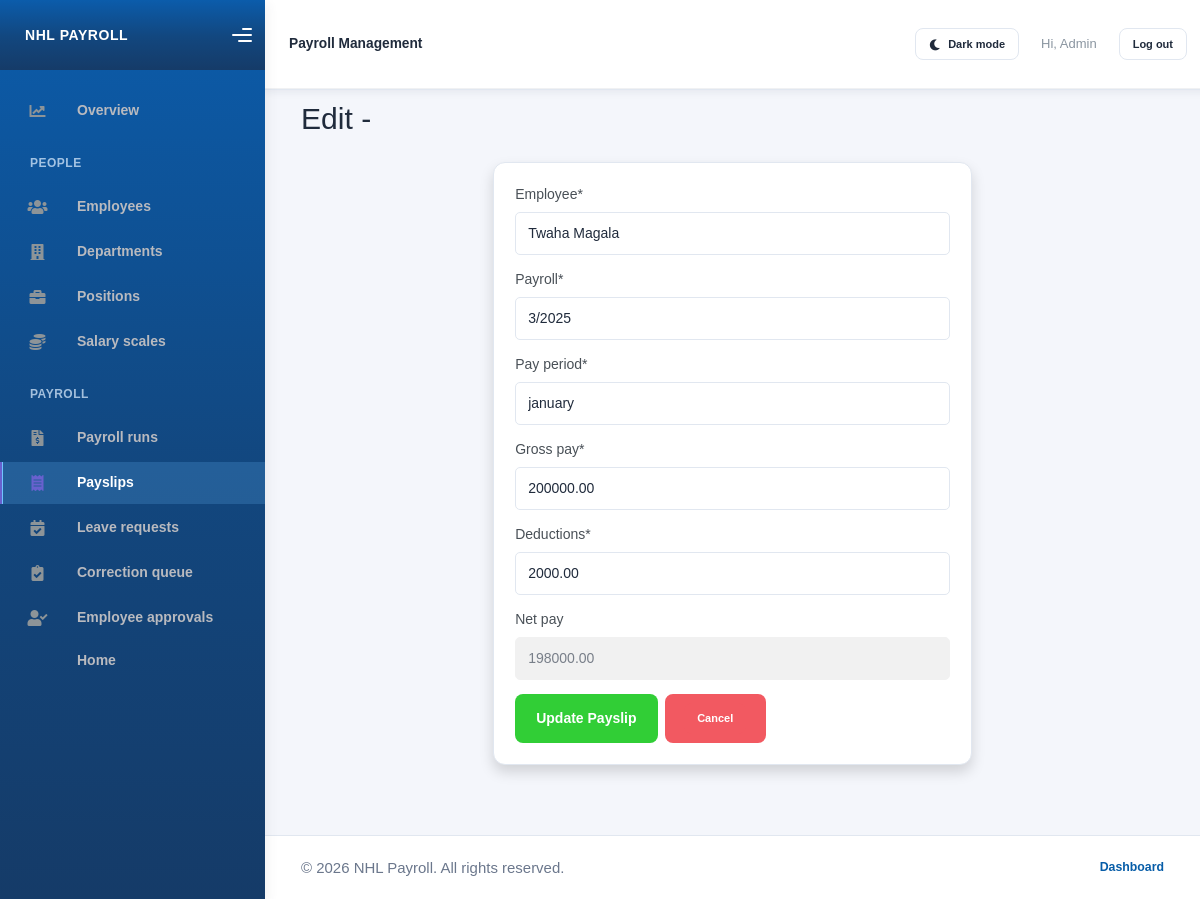
Screenshot of /edit_payslip/1/ (signed in) with the database file from the repository.
### payroll/models.py (models this page shows, shortened)
class Payslip(models.Model):
    employee = models.ForeignKey(Employee,  on_delete=models.CASCADE)
    payroll = models.ForeignKey(Payroll,  on_delete=models.CASCADE)
    pay_period = models.CharField(max_length=50)
    gross_pay = models.DecimalField(
        max_digits=10, decimal_places=2, validators=[MinValueValidator(0)]
    )
    deductions = models.DecimalField(
        max_digits=10, decimal_places=2, validators=[MinValueValidator(0)]
    )
    net_pay =models.DecimalField(max_digits=10,decimal_places=2,blank=True,null=True)
    class Meta:
        constraints = [
            models.CheckConstraint(
                condition=Q(gross_pay__gte=0),
                name="payslip_gross_pay_nonnegative",
            ),
            models.CheckConstraint(
                condition=Q(deductions__gte=0),
                name="payslip_deductions_nonnegative",
            ),
            models.CheckConstraint(
                condition=Q(deductions__lte=models.F("gross_pay")),
                name="payslip_deductions_lte_gross_pay",
            ),
        ]

### payroll/views.py (the view)
# urls.py: path('edit_payslip/<int:payslip_id>/',edit_payslip_view, name = "edit_payslip_page"),
@staff_member_required(login_url="login")
def edit_payslip_view(request,payslip_id):
    payslip = get_object_or_404(Payslip, id=payslip_id)
    if request.method == "POST":
        payslip_form = PayslipForm(request.POST,instance = payslip)
        if payslip_form.is_valid():
            payslip_form.save()
            message = "Changes Saved Succesfully"
            return redirect('add_payslip_page')
        else:
            message = "invalid input provided"
    else:
        payslip_form = PayslipForm(instance = payslip)
    context = {
        'form':payslip_form,
        'payroll': payslip
    }
    return render(request,'edit_payslip.html',context)

### payroll/forms.py
class PayslipForm(ModelForm):
    class Meta:
        model = Payslip
        fields ='__all__'
        widgets = {
            'net_pay':forms.NumberInput(attrs={'readonly':'readonly'})
        }

### payroll/models.py (called while the page is built)
    def __str__(self):
        return f"{self.First_name} {self.last_name}"

    def __str__(self):
        return f"{self.month}/{self.year}"

### payroll/templates/edit_payslip.html (shortened to what this page needs)
{% extends "./base.html" %}
{% load crispy_forms_tags %}
{% block content %}
    <h1 class="mb-3"> Edit -{{payslip.pay_period}} {{payslip.gross_pay}}</h1>
    <div class = "container mt-4">
        <div class = "row justify-content-center">
            <div class = "col-md-7">
                <div class = "card shadow p-4">
        <form method = "POST">
            {{form|crispy}}
            <div class="d-flex gap-2 mt-3">
            <button type="submit" class = "btn btn-success px-4">Update Payslip </button>
            <button type="button" class = "btn btn-danger">
            <a href="/add_payslip/"class='btn btn-sm btn-danger'>Cancel</a>
            </div>
        </form>
        </div>
    </div>
    </div>
    </div>
{% endblock content %}

### payroll/templates/base.html (shortened to what this page needs)
 <!DOCTYPE html>
<html>
    {%load static%}
    {% load crispy_forms_tags %}
<head>
    <link rel="stylesheet" href="{% static 'Kaiadmin/assets/css/bootstrap.min.css' %}">
    <link rel="stylesheet" href="{% static 'Kaiadmin/assets/css/plugins.min.css' %}">
    <link rel="stylesheet" href="{% static 'Kaiadmin/assets/css/kaiadmin.min.css' %}">
    <link rel="stylesheet" href="{% static 'Kaiadmin/assets/css/fonts.min.css' %}">
</head>
<body>
    <div class="wrapper">
        {% if user.is_authenticated %}
        <aside class="sidebar{% if not user.is_staff %} employee-sidebar{% endif %}" data-background-color="dark">
            <div class="sidebar-logo">
                <div class="logo-header" data-background-color="dark">
                    <a class="logo payroll-brand" href="{% if user.is_staff %}{% url 'dashboard_page' %}{% else %}{% url 'home_page' %}{% endif %}">NHL PAYROLL</a>
                    <div class="nav-toggle">
                        <button class="btn btn-toggle toggle-sidebar" type="button" aria-label="Toggle sidebar">
                            <i class="gg-menu-right"></i>
                        </button>
                    </div>
                </div>
            </div>
            <div class="sidebar-wrapper scrollbar scrollbar-inner">
                <div class="sidebar-content">
                    {% if user.is_staff %}
                    <ul class="nav nav-secondary">
                        <li class="nav-item {% if request.resolver_match.url_name == 'dashboard_page' %}active{% endif %}">
                            <a class="payroll-nav-link" href="{% url 'dashboard_page' %}"><i class="fas fa-chart-line"></i><p>Overview</p></a>
                        </li>
                        <li class="nav-section"><span class="sidebar-mini-icon"></span><h4 class="text-section">People</h4></li>
                        <li class="nav-item {% if 'employee' in request.path %}active{% endif %}"><a class="payroll-nav-link" href="{% url 'add_employee_page' %}"><i class="fas fa-users"></i><p>Employees</p></a></li>
                        <li class="nav-item {% if 'department' in request.path %}active{% endif %}"><a class="payroll-nav-link" href="{% url 'add_department_page' %}"><i class="fas fa-building"></i><p>Departments</p></a></li>
                        <li class="nav-item {% if 'position' in request.path %}active{% endif %}"><a class="payroll-nav-link" href="{% url 'add_position_page' %}"><i class="fas fa-briefcase"></i><p>Positions</p></a></li>
                        <li class="nav-item {% if 'salary_scale' in request.path %}active{% endif %}"><a class="payroll-nav-link" href="{% url 'add_salary_scale_page' %}"><i class="fas fa-coins"></i><p>Salary scales</p></a></li>
                        <li class="nav-section"><span class="sidebar-mini-icon"></span><h4 class="text-section">Payroll</h4></li>
                        <li class="nav-item {% if 'payroll' in request.path %}active{% endif %}"><a class="payroll-nav-link" href="{% url 'add_payroll_page' %}"><i class="fas fa-file-invoice-dollar"></i><p>Payroll runs</p></a></li>
                        <li class="nav-item {% if 'payslip' in request.path %}active{% endif %}"><a class="payroll-nav-link" href="{% url 'add_payslip_page' %}"><i class="fas fa-receipt"></i><p>Payslips</p></a></li>
                        <li class="nav-item {% if 'staff/leave-requests' in request.path %}active{% endif %}"><a class="payroll-nav-link" href="{% url 'staff_leave_requests_page' %}"><i class="fas fa-calendar-check"></i><p>Leave requests</p></a></li>
                        <li class="nav-item {% if 'staff/payroll-requests' in request.path %}active{% endif %}"><a class="payroll-nav-link" href="{% url 'staff_payroll_requests_page' %}"><i class="fas fa-clipboard-check"></i><p>Correction queue</p></a></li>
                        <li class="nav-item {% if 'staff/employee-data-requests' in request.path %}active{% endif %}"><a class="payroll-nav-link" href="{% url 'staff_employee_data_requests_page' %}"><i class="fas fa-user-check"></i><p>Employee approvals</p></a></li>
                        <li class="nav-item {% if request.resolver_match.url_name == 'home_page' %}active{% endif %}"><a class="payroll-nav-link" href="{% url 'home_page' %}"><p>Home</p></a></li>
                    </ul>
                    {% endif %}
                </div>
            </div>
        </aside>
        {% endif %}
        {% if user.is_authenticated %}
        <button class="mobile-nav-overlay" type="button" tabindex="-1" aria-label="Close navigation"></button>
        {% endif %}
        <div class="main-panel{% if not user.is_authenticated %} main-panel-auth{% endif %}">
            <div class="main-header">
                <nav class="navbar navbar-header navbar-header-transparent navbar-expand-lg border-bottom">
                    <div class="container-fluid">
                        <span class="navbar-brand mb-0 h1">{% if user.is_staff %}Payroll Management{% elif user.managed_department %}Department manager{% elif user.is_authenticated %}Employee self-service{% else %}Payroll Management{% endif %}</span>
                        <ul class="navbar-nav topbar-nav ms-md-auto align-items-center">
                            <li class="nav-item">
                                <button
                                    type="button"
                                    class="btn btn-sm btn-outline-secondary theme-toggle"
                                    id="theme-toggle"
                                    aria-label="Switch to dark mode"
                                    aria-pressed="false"
                                >
                                    <i class="fas fa-moon" id="theme-toggle-icon" aria-hidden="true"></i>
                                    <span id="theme-toggle-label">Dark mode</span>
                                </button>
                            </li>
                            {% if user.is_authenticated %}
                            <li class="nav-item"><span class="nav-link">Hi, {{ user.get_username }}</span></li>
                            <li class="nav-item">
                                <form method="post" action="{% url 'logout' %}">
                                    <button type="submit" class="btn btn-sm btn-outline-secondary">Log out</button>
                                </form>
                            </li>
                            {% else %}
                            <li class="nav-item"><a class="nav-link" href="{% url 'login' %}">Log in</a></li>
                            <li class="nav-item"><a class="nav-link" href="{% url 'sign_up_page' %}">Sign up</a></li>
                            {% endif %}
                        </ul>
                    </div>
                </nav>
            </div>
            <main class="content-wrapper payroll-content">
                {% block content %}{% endblock content %}
            </main>
            <footer class="site-footer">
                <p>&copy; {% now "Y" %} NHL Payroll. All rights reserved.</p>
                <nav class="site-footer-links" aria-label="Footer navigation">
                    {% if user.is_staff %}
                    <a href="{% url 'dashboard_page' %}">Dashboard</a>
                    {% else %}
                    <a href="{% url 'index_page' %}">Home</a>
                    {% endif %}
                </nav>
            </footer>
        </div>
    </div>
</body>
</html>

### payroll/templates/base.html (style rules this page uses)
:root { --primary: #1479c9; --primary-dark: #075da8; --primary-soft: #eaf5ff; --text: #202b3c; --muted: #6b778c; --line: #e1e7f0; --card: #ffffff; --danger: #ba3f3f; --success: #16a34a; --accent: #c9832c; --bg: #f4f6fb; --surface: #ffffff; --surface-alt: #f7f8fc; --surface-hover: #f5f7fc; --table-border: #edf0f6; --table-heading: #637087; --control-bg: #ffffff; --shadow: rgba(31, 45, 75, 0.07); }
body { background: var(--bg); font-family: "Public Sans", sans-serif; min-height: 100vh; color: var(--text); }
.sidebar[data-background-color="dark"], .sidebar .logo-header[data-background-color="dark"] { background: linear-gradient(180deg, #0b5cab 0%, #12477f 52%, #153b68 100%) !important; }
.sidebar .sidebar-content, .sidebar .sidebar-wrapper { background: transparent !important; }
.sidebar .nav-secondary > .nav-item > .payroll-nav-link { color: #d7eaff !important; }
.sidebar .nav-secondary > .nav-item > .payroll-nav-link:hover, .sidebar .nav-secondary > .nav-item.active > .payroll-nav-link { color: #ffffff !important; background: rgba(113, 190, 255, 0.2) !important; }
.sidebar .nav-secondary > .nav-item.active > .payroll-nav-link { box-shadow: inset 3px 0 0 #70c5ff; }
.sidebar .nav-section .text-section, .sidebar .employee-sidebar-caption { color: rgba(222, 239, 255, 0.72) !important; }
.main-panel { min-width: 0; background: var(--bg); }
.main-header { background: var(--surface); border-bottom: 1px solid var(--line); box-shadow: 0 2px 8px var(--shadow); }
.main-header .navbar { min-height: 68px; padding: 10px 24px; }
.main-header .navbar-brand { color: var(--text); font-size: 0.98rem; font-weight: 700; }
.main-header .nav-link { color: var(--muted); padding: 8px 12px; }
.content-wrapper { padding: 28px clamp(16px, 3vw, 42px) 40px; }
.site-footer { display: flex; flex-wrap: wrap; justify-content: space-between; align-items: center; gap: 12px 24px; padding: 18px clamp(16px, 3vw, 42px); border-top: 1px solid var(--line); background: var(--surface); color: var(--muted); font-size: 0.88rem; }
.site-footer p { margin: 0; }
.site-footer a { color: var(--primary-dark); font-weight: 600; text-decoration: none; }
.site-footer-links { display: flex; flex-wrap: wrap; gap: 16px; }
.main-panel:not(.main-panel-auth) > .payroll-content { padding-top: 96px; }
.card, .panel, .auth-card, .form-card { background: var(--card); border: 1px solid var(--line); border-radius: 12px; box-shadow: 0 5px 18px rgba(31, 45, 75, 0.045); }
.btn { border-radius: 8px; font-weight: 600; transition: background-color 0.16s ease, border-color 0.16s ease, color 0.16s ease, box-shadow 0.16s ease, transform 0.16s ease; }
.btn-success { background: var(--primary); border: none; padding: 0.68rem 1rem; }
.btn-danger { background: var(--danger); border: none; }
.btn-outline-secondary { color: var(--text); border-color: var(--line); }
.form-control, .form-select, select, input { border: 1px solid var(--line) !important; border-radius: 5px !important; padding: 10px 12px !important; min-height: 42px !important; box-shadow: none !important; background: var(--control-bg); color: var(--text); }
.form-control::placeholder, input::placeholder, textarea::placeholder { color: var(--muted); opacity: 0.8; }
.theme-toggle { display: inline-flex; align-items: center; gap: 8px; margin-left: 8px; white-space: nowrap; }
.payroll-brand { display: flex; align-items: center; min-width: 0; color: #fff !important; font-size: 1rem; font-weight: 700; letter-spacing: 0.04em; line-height: 1.2; white-space: nowrap; text-decoration: none; }
.logo-header { box-sizing: border-box; width: 265px; }
.logo-header .nav-toggle { right: 12px; }
.payroll-nav-link { display: flex; align-items: center; gap: 12px; }
.payroll-nav-link i { width: 18px; text-align: center; }
.payroll-content { min-height: calc(100vh - 130px); }
.btn-success { color: #fff; background: var(--primary); border-color: var(--primary); }

### rows the page displays
Payslip: employee "Twaha Magala", payroll "3/2025", pay_period "january", gross_pay "200000.00", deductions "2000.00", net_pay "198000.00"

### other values shown
{{ user.get_username }} "Admin"
